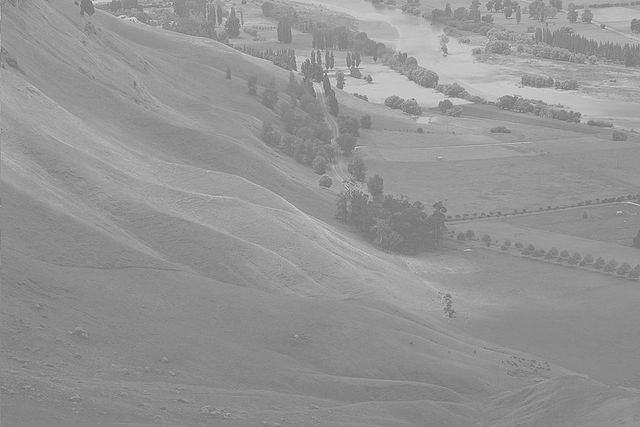
#> input picture datacamp_visualization/640px-Unequalized_Hawkes_Bay_NZ.jpg, 640 x 427 px, found by its file name
$ python equalizing_an_image_histogram.py   (older library calls are emulated)
#> lines starting #> are read from the running program, lines starting #| are printed output that depends on the picture
import numpy as np
import matplotlib.pyplot as plt

image = plt.imread('640px-Unequalized_Hawkes_Bay_NZ.jpg')
#> image is the input picture: shape (427, 640); min 104, max 230, mean 148

pixels = image.flatten()

cdf, bins, patches = plt.hist(pixels, bins=256, range=(0, 256),
                              normed=True, cumulative=True)
#> cdf = 256 values from 0 to 1; bins = 257 values from 0 to 256; patches = 256 items

new_pixels = np.interp(pixels, bins[:-1], cdf*255)

new_image = new_pixels.reshape(image.shape)
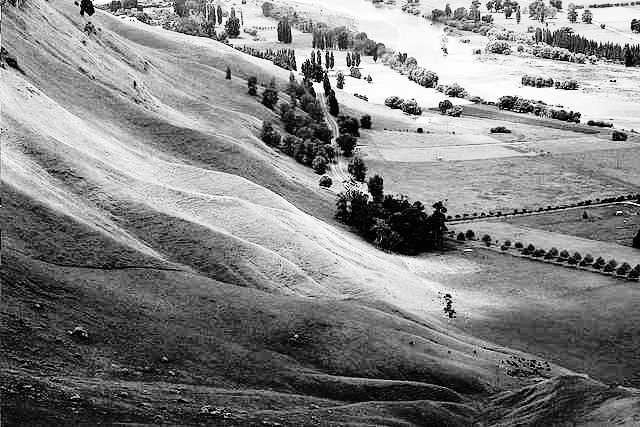
#> new_image: shape (427, 640) float64; min 0.000933, max 255, mean 130.4

plt.subplot(2, 1, 1)
plt.title('Equalized image')
plt.axis('off')
plt.imshow(new_image, cmap='gray')

plt.subplot(2, 1, 2)
pdf = plt.hist(new_pixels, bins=64, range=(0, 256),
               normed=False, color='red', alpha=0.4)
plt.grid('off')
plt.twinx()
plt.xlim((0, 256))
plt.grid('off')
plt.title('PDF & CDF (equalized image')

cdf = plt.hist(new_pixels, bins=64, range=(0, 256),
               cumulative=True, normed=False, color='red', alpha=0.4)

plt.show()
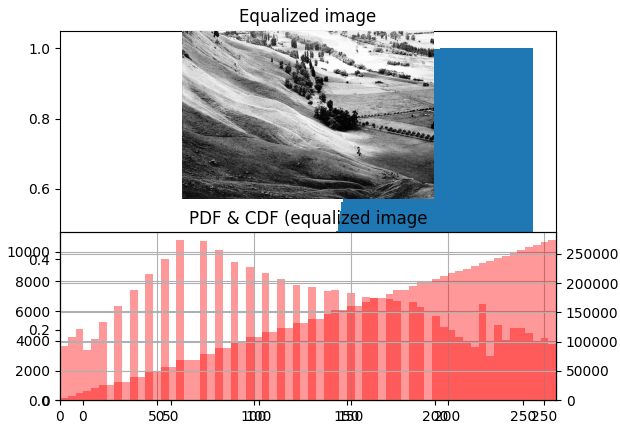
#> figure drawn by matplotlib, 4 panels; panel 3: tallest bar 10779 high, from x = 60 to 64; panel 4: tallest bar 273280 high, from x = 252 to 256
